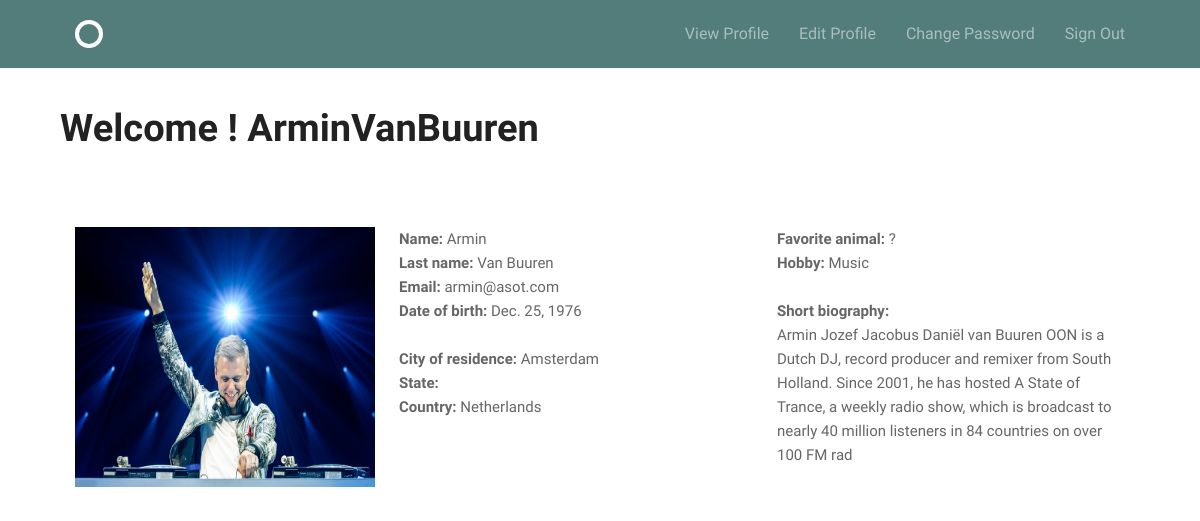
Page /accounts/profile/ (signed in) on the committed database.
### accounts/models.py (models this page shows)
class Profile(models.Model):
    username = models.OneToOneField(User,on_delete=models.CASCADE)
    email = models.EmailField(null=True,blank=True,unique=True)
    date_birth = models.DateField(null=True,blank=True)
    avatar = models.ImageField(
        upload_to='images/', null=True, blank=True)
    bio = models.TextField(max_length=255, blank=True)
    city = models.CharField(max_length=255, blank=True)
    state = models.CharField(max_length=255, blank=True)
    country = models.CharField(max_length=255, blank=True)
    fav_animal = models.CharField(max_length=255, blank=True)
    hobby = models.CharField(max_length=255, blank=True)

### accounts/views.py (the view)
# urls.py: url(r'profile/$', views.profile, name='profile'),
@login_required
def profile(request):
    if request.method == 'GET':
        user = request.user
        profile = request.user.profile
        return render(request, 'accounts/profile.html',
            {'user': user,'profile': profile})

### accounts/templates/accounts/profile.html (shortened to what this page needs)
{% extends 'layout.html' %}
{% load static from staticfiles %}
{% block body %}
<h1> Welcome !   {{ user.username }} </h1><br><br>
<div class="grid-30">
    {% if profile.avatar != '' %}
      <img class="figure" src="{{ profile.avatar.url }}" width="300" height="260">
      <br>
    {% else %}
      <b> UPLOAD IMAGE </b>
    {% endif %}
</div>
<div class="grid-35 ">
    <b>Name: </b> {{ user.first_name }}<br>
    <b>Last name: </b> {{ user.last_name }}<br>
    <b>Email: </b>  {{ profile.email }} <br>
    <b>Date of birth: </b> {{ profile.date_birth }}<br><br>
    <b>City of residence: </b> {{ profile.city }}<br>
    <b>State: </b> {{ profile.state }}<br>
    <b>Country: </b> {{ profile.country }}<br><br>
</div>
<div class="grid-35">
    <b>Favorite animal: </b> {{ profile.fav_animal }}<br>
    <b>Hobby: </b> {{ profile.hobby }}<br><br>
    <b>Short biography: </b> <br>
    {% autoescape off %}
    {{ profile.bio|force_escape }}
    {% endautoescape %}
</div>
{% endblock%}

### templates/layout.html (shortened to what this page needs)
{% load static from staticfiles %}
<!DOCTYPE html>
<html lang="en">
<head>
    <link rel="stylesheet" href="{% static "css/global.css" %}">
</head>
<body>
<header class="circle--header">
    <div class="bounds">
        <div class="circle--fluid">
            <div class="circle--fluid--cell">
                <h1 class="hide-text circle--logo"><a class="logo"
                                                      href="{% url 'home' %}">Circle</a>
                </h1>
            </div>
            <div class="circle--fluid--cell circle--fluid--secondary">
                <nav>
                    <ul class="circle--inline">
                        {% if not user.is_authenticated %}
                            <li><a href="{% url 'accounts:sign_up' %}">Sign Up</a></li>
                            <li><a href="{% url 'accounts:sign_in' %}">Sign
                                In</a></li>
                        {% else %}
                            <li><a href="{% url 'accounts:profile' %}">View Profile</a></li>
                            <li><a href="{% url 'accounts:profile_edit' %}">Edit Profile</a></li>
                            <li><a href="{% url 'accounts:change_pass' %}">Change Password</a></li>
                            <li><a href="{% url 'accounts:sign_out' %}">Sign Out</a></li>
                        {% endif %}
                    </ul>
                </nav>
            </div>
        </div>
    </div>
</header>
<div class="bounds circle--page">
    {% block body %}{% endblock %}
</div>
</body>
</html>

### assets/css/global.css (style rules this page uses)
html { font-family: sans-serif; -ms-text-size-adjust: 100%; -webkit-text-size-adjust: 100%; }
body { margin: 0; }
article, aside, details, figcaption, figure, footer, header, hgroup, main, menu, nav, section, summary { display: block; }
a { background-color: transparent; }
b, strong { font-weight: bold; }
h1 { font-size: 2em; margin: 0.67em 0; }
img { border: 0; }
html { font-size: 62.5%; }
body { font-size: 1.5em; line-height: 1.6; font-weight: 400; font-family: "Cousine"; color: #666; }
.bounds { max-width: 1080px; margin: 0 auto; }
.grid, .grid-5, .grid-10, .grid-15, .grid-20, .grid-25, .grid-30, .grid-33, .grid-35, .grid-40, .grid-45, .grid-50, .grid-55, .grid-60, .grid-65, .grid-66, .grid-70, .grid-75, .grid-80, .grid-90, .grid-95, .grid-100 { float: left; box-sizing: border-box; position: relative; }
.grid-30 { width: 30%; padding: 0 15px; }
.grid-35 { width: 35%; padding: 0 15px; }
h1, h2, h3, h4, h5, h6 { margin-top: 0; margin-bottom: 2rem; font-weight: bold; font-family: "Work Sans", sans-serif; color: #222; }
h1 { font-size: 3.8rem; }
@media (min-width: 550px) { h1 { font-size: 3.8rem; } }
a { color: #689b98; -webkit-transition: color 0.2s; -moz-transition: color 0.2s; -ms-transition: color 0.2s; -o-transition: color 0.2s; transition: color 0.2s; }
ul { list-style: circle inside; }
ul { padding-left: 0; margin-top: 0; }
li { margin-bottom: 1rem; font-size: 1.6rem; }
pre, blockquote, dl, figure, table, p, ul, ol, form { margin-bottom: 2.5rem; }
.hide-text { font-size: 0 !important; }
.circle--inline--list, .circle--header ul { font-family: "Work Sans", sans-serif; margin: 0; font-size: 0; white-space: nowrap; }
.circle--inline--list a, .circle--header ul a { display: block; text-decoration: none; }
.circle--inline--list li, .circle--header ul li { display: inline-block; padding: 0 15px; font-size: 1.6rem; }
.circle--inline--list li:first-child, .circle--header ul li:first-child { padding-left: 0; }
.circle--inline--list li:last-child, .circle--header ul li:last-child { padding-right: 0; }
.circle--header { background: #537d7b; padding: 20px 0; margin-bottom: 30px; }
.circle--header:before, .circle--header:after { content: " "; display: table; }
.circle--header:after { clear: both; }
.circle--header h1, .circle--header h2, .circle--header h3, .circle--header h4, .circle--header h5, .circle--header h6 { margin: 0 30px 0 0; float: left; line-height: 1; font-size: 2.4rem; color: #fff; }
.circle--header h1 a, .circle--header h2 a, .circle--header h3 a, .circle--header h4 a, .circle--header h5 a, .circle--header h6 a { color: white; }
.circle--header .circle--logo { margin-right: 0; }
.circle--header ul li { margin: 0; }
.circle--header .circle--fluid ul { white-space: nowrap; }
.circle--header a { color: rgba(255, 255, 255, 0.5); }
.circle--header nav { display: inline-block; }
.circle--fluid { display: table; width: 100%; }
.circle--fluid--cell { display: table-cell; padding: 0 15px; vertical-align: middle; box-sizing: border-box; }
.circle--fluid--cell ul { white-space: nowrap; }
.circle--fluid--secondary { text-align: right; }
.circle--page { margin-bottom: 100px; }
.circle--page:before, .circle--page:after { content: " "; display: table; }
.circle--page:after { clear: both; }
.logo { width: 28px; height: 28px; display: inline-block; box-shadow: 0 0 0 4px #fff inset; border-radius: 50px; position: relative; -webkit-transition: box-shadow 0.2s; -moz-transition: box-shadow 0.2s; -ms-transition: box-shadow 0.2s; -o-transition: box-shadow 0.2s; transition: box-shadow 0.2s; }

### rows in the picture
Profile: avatar (picture), email "armin@asot.com", date_birth "Dec. 25, 1976", city "Amsterdam", country "Netherlands", fav_animal "?", hobby "Music", bio "Armin Jozef Jacobus Daniël van Buuren OON is a Dutch DJ, record producer and remixer from South Holland. Since 2001, he has hosted A State of Trance, a weekly radio show, which is broadcast to nearly 40 million listeners in 84 countries on over 100 FM rad"

### other values in the picture
{{ user.username }} "ArminVanBuuren"
{{ user.first_name }} "Armin"
{{ user.last_name }} "Van Buuren"
